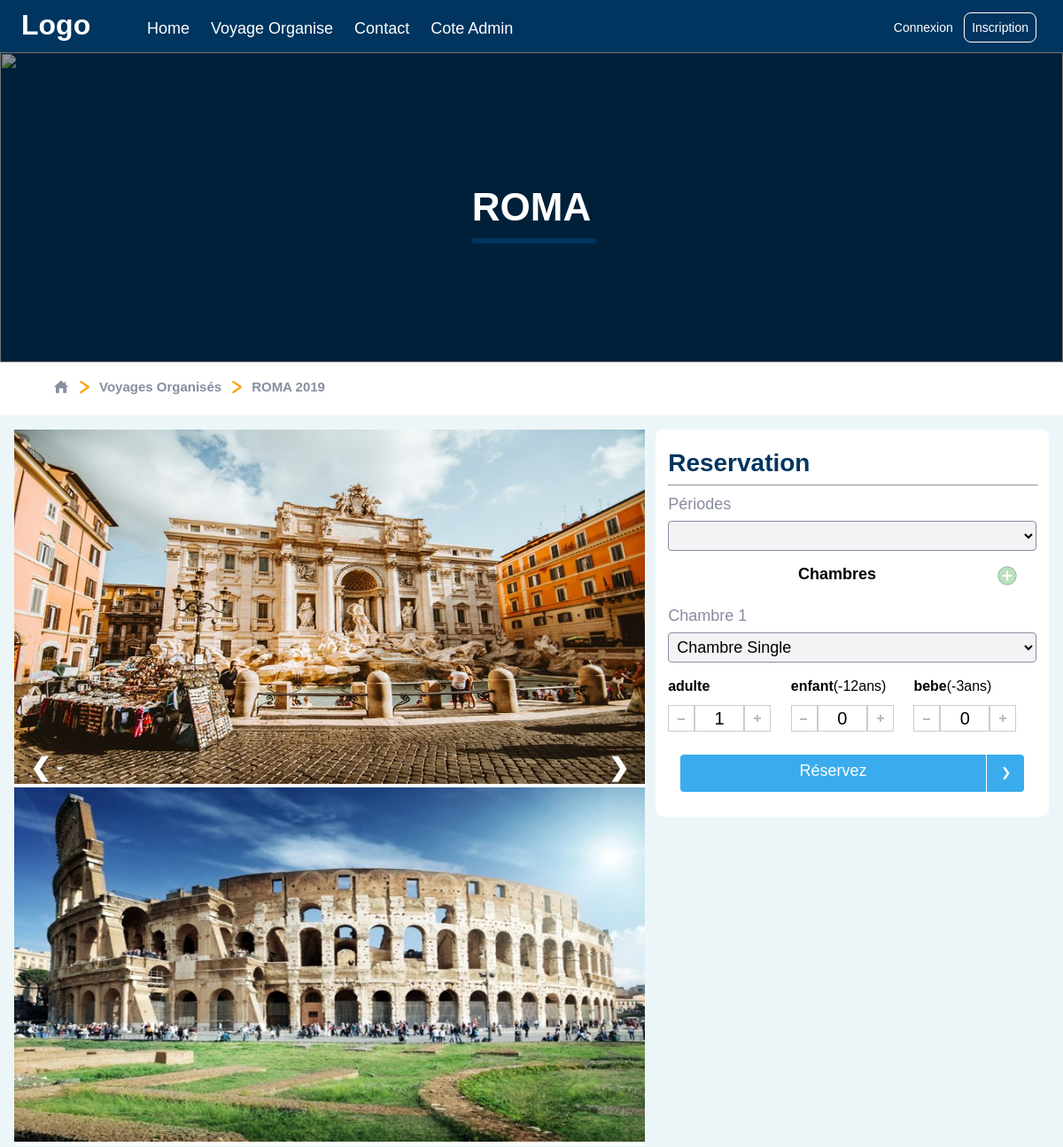
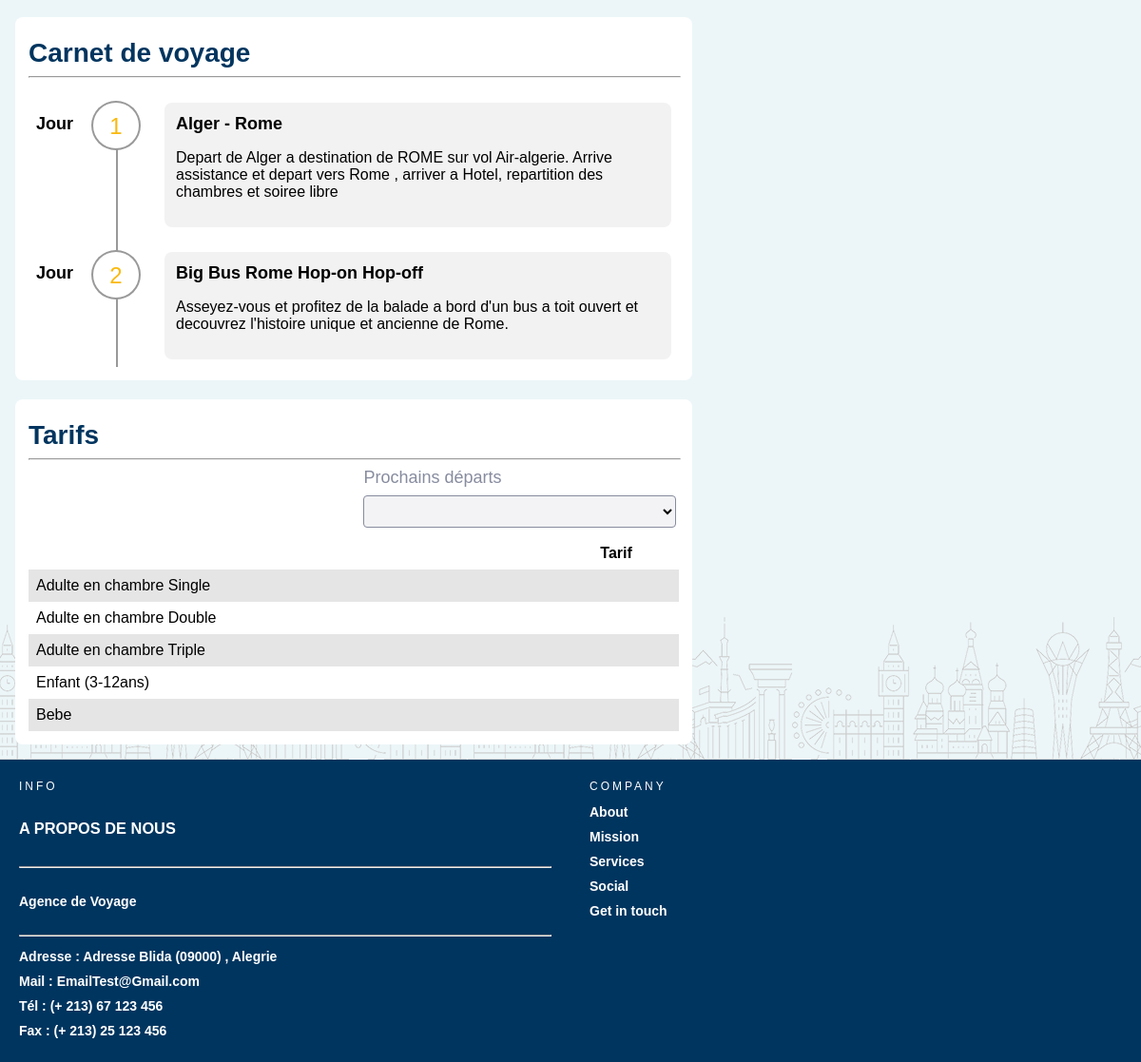
/Voyage.php?voyage_id=1, run on the app's committed database (2 pictures, top to bottom).
### tables this page shows
create table voyage
(
   voyage_id            int not null auto_increment,
   compte_agence_id     int,
   nom                  varchar(20),
   ville_id             int,
   guide_id             int,
   nbr_jour             int,
   hotel_id             int,
   description          varchar(500),
   cover                varchar(20),
   primary key (voyage_id)
);

create table ville
(
   ville_id             int not null,
   nom                  varchar(50),
   pays_id              int,
   primary key (ville_id),
   key AK_ville (ville_id)
);

create table voyage_jour
(
   voyage_jour_id       int not null auto_increment,
   voyage_id            int,
   nbr_jour             int,
   endroit_id           int,
   primary key (voyage_jour_id)
);

create table endroit
(
   endroit_id           int not null auto_increment,
   endroit_nom          varchar(35),
   ville_id             int,
   description          text,
   primary key (endroit_id),
   key AK_endroit_id (endroit_id)
);

### php/database.inc (called while the page is built, shortened)
<?php
class database{
  public $connection;
  public function __construct()
  {
    $this->connection=mysqli_connect("localhost","root","","pfe");
    $this->connection->set_charset("utf8");
  }
  public function query($sql)
  {
    $result=mysqli_query($this->connection,$sql);
    return $result;
  }
}

### php/Voyage.inc (called while the page is built, shortened)
<?php
require "Endroit.inc";
class Voyage{
  public $voyage_id;
  public function __construct($voyage_id,$nom,$ville,$nbr_jour,$hotel_id, $description,$img)
{
  $this->voyage_id=$voyage_id;
  $this->nom=$nom;
  $this->ville=$ville;
}
public function LoadListEndroit()
{
  $list=array();
  $database=new database();
  $result=$database->query("select nbr_jour,endroit_nom,description from voyage_jour join endroit on voyage_jour.endroit_id=endroit.endroit_id
                                where voyage_id=".$this->voyage_id );
  while($row=mysqli_fetch_assoc($result)){
    $list[]=new Endroit($row["nbr_jour"],$row["endroit_nom"],'',$row["description"],"");
  }
  return $list;
}
}

### php/Endroit.inc (called while the page is built, shortened)
<?php
class Endroit {
 public function __construct ( $id , $nom , $ville_id , $description , $prix) {
  $this->id = $id;
  $this->nom = $nom;
  $this->description = $description;
 }
}

### Voyage.php (the view, shortened to what this page needs)
<!DOCTYPE html>
<?php
require 'php/database.inc';
require 'php/Voyage.inc';
$database=new database();
if(isset($_GET["voyage_id"])){
  $result=$database->query("select voyage_id,compte_agence_id,voyage.nom,ville.nom as ville,nbr_jour,hotel_id,description,cover from voyage join ville on voyage.ville_id=voyage.ville_id where voyage_id=".$_GET["voyage_id"]) ;
  $row=mysqli_fetch_assoc($result);
  $voyage=new Voyage($row["voyage_id"],$row["nom"],$row["ville"],$row["nbr_jour"],$row["hotel_id"],$row["description"],$row["cover"]);
  $jour=$voyage->LoadListEndroit();
}else{
  die("erreur voyage_id");
}
 ?>
<html lang="en" dir="ltr">
  <head>
    <?php include 'php/Client/css.php'; ?>
  </head>
  <body onload="LoadDate(<?php echo $_GET["voyage_id"]; ?>);window.i=0;AfficheImage();">
    <div class="nav_bar">
      <div class="nav_bar_cover_index">
        <div class="nav_bar_cover_index_img">
          <img src="img/Client/Cover/cover-roma.jpeg" alt="">
        </div>
        <div class="nav_bar_titre">
          <?php echo $voyage->ville; ?>
        </div>
      </div>
      <div class="nav_bar_titre_bar">
        <div class="nav_bar_titre_bar_url">
          <div class="nav_bar_titre_bar_url_icon">
            <div class="nav_bar_titre_bar_url_icon_btn">
              <a href="index.php" >
                <img src="img\Client\icon\home18pxgris.png" alt="">
              </a>
              <a href="#">
                <img src="img\Client\icon\suivant18pxlemon.png" class="nav_bar_titre_bar_url_icon_suivant">
              </a>
              <label> Voyages Organisés</label>
              <a href="#">
                <img src="img\Client\icon\suivant18pxlemon.png" class="nav_bar_titre_bar_url_icon_suivant">
              </a>
              <label><?php echo $voyage->nom; ?></label>
            </div>
          </div>
        </div>
      </div>
    </div>
    <div class="voyage_page">
      <div class="page_gauche">
        <div class="voyage_page_gauche">
          <div class="list_photo_de_voyage">
            <div class="photo_de_voyage">
              <img src="img\Client\photo\1-1.jpeg" alt="">
            </div>
            <div class="photo_de_voyage">
              <img src="img\Client\photo\1-2.jpeg" alt="">
            </div>
            <a class="photo_precedent" onclick="moinsphoto()">❮</a>
            <a class="photo_suivant" onclick="plusphoto()">❯</a>
          </div>
          <div class="espace_voyage">
            <div class="formulaire_titre">
              Carnet de voyage
            </div>
            <hr class="formulaire_ligne">
            <div class="les_jours_voyage">
              <?php  foreach ($jour as $k => $v) {?>
                <div class="jour_voyage">
                  <label for="">Jour</label>
                  <div class="numero_jour_voyage"><?php echo $v->id; ?></div>
                  <div class="description_jour">
                    <strong><?php echo $v->nom; ?></strong>
                    <p>
                      <?php echo $v->description; ?>
                    </p>
                  </div>
                </div>
              <?php }  ?>
            </div>
          </div>
          <div class="espace_voyage">
            <div class="formulaire_titre">
              Tarifs
            </div>
            <hr class="formulaire_ligne">
            <div class="formulaire_row_2item">
              <div class="formulaire_row_item"></div>
              <div class="formulaire_row_item">
                <label for="Online" class="formulaire_row_item_label"> Prochains départs </label>
                <select class="formulaire_row_item_input" name="" id="table_date_prix" onchange="AffichePrix(this.value)">
                </select>
              </div>
            </div>
            <table class="table_tarifs">
              <thead>
                <tr>
                  <td width="550"></td>
                  <th>Tarif</th>
                </tr>
              </thead>
              <tbody>
                <tr>
                  <td>Adulte en chambre Single</td>
                  <th class="prix"></th>
                </tr>
                <tr>
                  <td>Adulte en chambre Double</td>
                  <th class="prix"></th>
                </tr>
                <tr>
                  <td>Adulte en chambre Triple</td>
                  <th class="prix"></th>
                </tr>
                <tr>
                  <td>Enfant (3-12ans)</td>
                  <th class="prix"></th>
                </tr>
                <tr>
                  <td>Bebe</td>
                  <th class="prix"aa></th>
                </tr>
              </tbody>
            </table>
          </div>
        </div>
      </div>
      <div class="voyage_page_droite">
        <div class="page_droite">
          <div class="espace_voyage" id="espace_reservation">
            <form id="my_form" method="GET" action="Reservez.php" >
              <div class="formulaire_titre">
                Reservation
              </div>
              <hr class="formulaire_ligne">
            <div class="formulaire_row_item">
              <label for="" class="formulaire_row_item_label">Périodes</label>
              <select class="formulaire_row_item_input" name="voyage_date_id" id="text_reserve">
              </select>
            </div>
            <div class="list_chambre">
              <label >Chambres</label>
              <button type="button" name="button" id="AjouterChambre" >
                <img src="img\Client\icon\add22px.png" alt="">
              </button>
            </div>
            <div id="list_chambre">
              <div class="formulaire_row_item">
                <label for="" class="formulaire_row_item_label">Chambre 1</label>
                <select class="formulaire_row_item_input" name="type_chambre[]" id="select_row_1" onchange="InitChambre(1)">
                  <option value="1" > Chambre Single </option>
                </select>
                <div class="nbr_personne">
                  <div class="categorie_presonne">
                    <label for=""><strong>adulte</strong></label>
                    <div class="nbr_personne_btn">
                      <button type="button" name="button" class="minus" onclick="BtnMoinsChambre(1,'adulte')" ></button>
                      <input type="text"  class="nbr_personne_row_1" name="adulte[]" value="1" id="btn_adulte_row_1" readonly>
                      <button type="button" name="button" class="plus" onclick="BtnPlusChambre(1,'adulte')"></button>
                    </div>
                  </div>
                  <div class="categorie_presonne" >
                    <label for=""><strong>enfant</strong>(-12ans)</label>
                    <div class="nbr_personne_btn">
                      <button type="button" name="button" class="minus" onclick="BtnMoinsChambre(1,'enfant')" ></button>
                      <input type="text" class="nbr_personne_row_1" name="enfant[]" id="btn_enfant_row_1" value="0" readonly>
                      <button type="button" name="button" class="plus" onclick="BtnPlusChambre(1,'enfant')" ></button>
                    </div>
                  </div>
                  <div class="categorie_presonne">
                    <label for=""><strong>bebe</strong>(-3ans)</label>
                    <div class="nbr_personne_btn">
                      <button type="button" name="button" class="minus" onclick="BtnMoinsChambre(1,'bebe')" ></button>
                      <input type="text" class="nbr_personne_row_1" name="bebe[]" id="btn_bebe_row_1" value="0" readonly>
                      <button type="button" name="button" class="plus" onclick="BtnPlusChambre(1,'bebe')" ></button>
                    </div>
                  </div>
                </div>
              </div>
            </div>
            <div class="index_offre_top_voyage_btn_more">
              <a href="javascript:{}" onclick="ButtonReserver(<?php if(isset($_SESSION["client_id"])) echo "'ok'";else echo "'no'";?>)">
                <div class="index_offre_top_voyage_btn_more_titre">
                  <label for="">Réservez</label>
                  <img src="img/Client/icon/suivant18px.png" alt="">
                </div>
              </a>
            </div>
            </form>
          </div>
        </div>
      </div>
    </div>
  </body>
</html>

### data on the page
voyage: ville.nom "ROMA", nom "ROMA 2019"
voyage_jour: nbr_jour "1", endroit.endroit_nom "Alger - Rome", endroit.description "Depart de Alger a destination de ROME sur vol Air-algerie. Arrive assistance et depart vers Rome , arriver a Hotel, repartition des chambres et soiree libre"
voyage_jour: nbr_jour "2", endroit.endroit_nom "Big Bus Rome Hop-on Hop-off", endroit.description "Asseyez-vous et profitez de la balade a bord d'un bus a toit ouvert et decouvrez l'histoire unique et ancienne de Rome."
